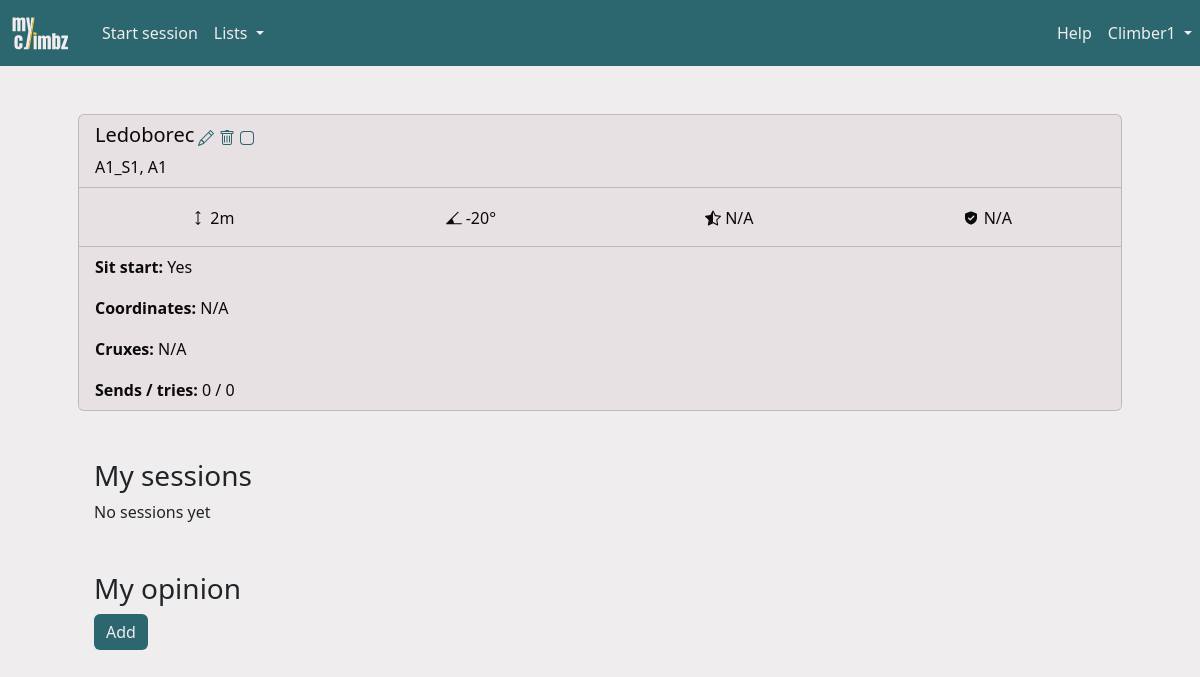
Before: /route/2 (signed in) with the older database file.
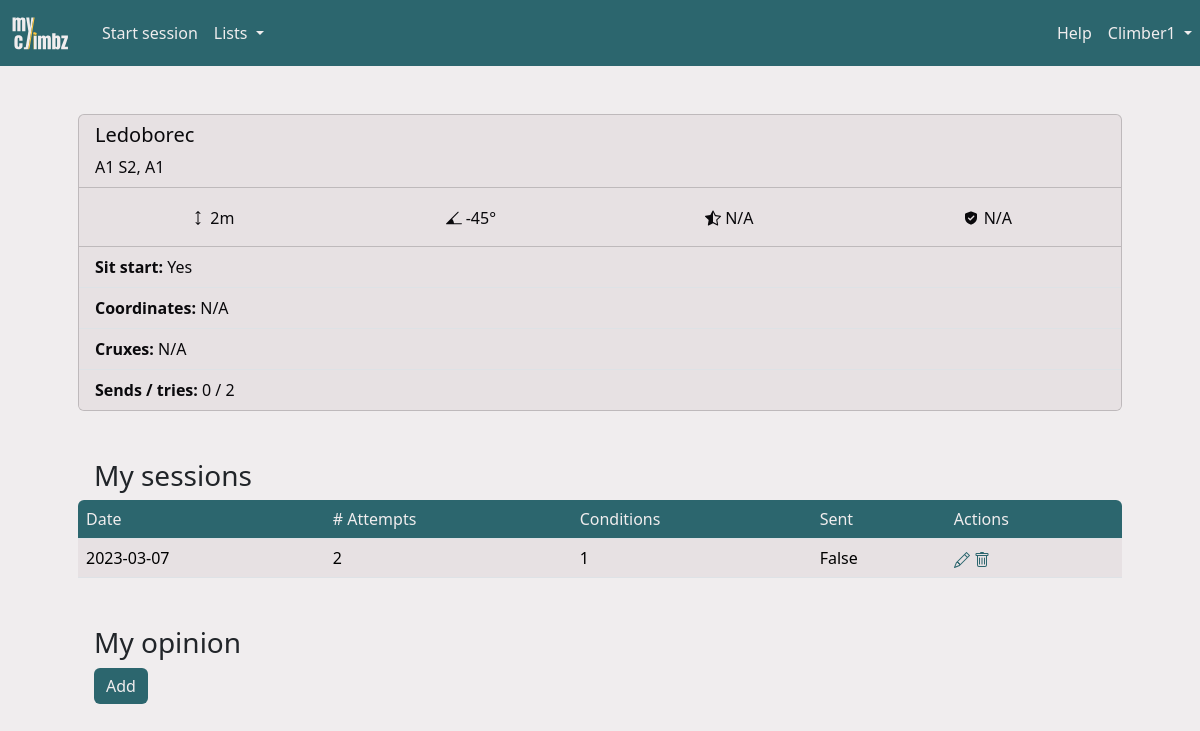
After: the same page with the newer database file.
### climbz/models/route.py (models this page shows, shortened)
class Route(db.Model):
    id = db.Column(db.Integer, primary_key=True)
    name = db.Column(db.String(200), nullable=False)
    created_by = db.Column(db.Integer, db.ForeignKey("climber.id"), nullable=False)
    latitude = db.Column(db.Float)
    longitude = db.Column(db.Float)
    comment = db.Column(db.Text)
    link = db.Column(db.String(300))
    sit_start = db.Column(db.Boolean, nullable=False, default=False)
    height = db.Column(db.Float, db.CheckConstraint("height >= 1"))
    inclination = ConstrainedInteger("inclination", -50, 90)
    sector_id = db.Column(db.Integer, db.ForeignKey("sector.id"))
    climbs = db.relationship("Climb", backref="route", cascade="all, delete")
    opinions = db.relationship("Opinion", backref="route", cascade="all, delete")
    UniqueConstraint(name, sector_id, name="unique_route_name_in_sector")
    @property
    def tried(self) -> bool:
        return any(
            climb.n_attempts > 0
            for climb in self.climbs
            if climb.session.climber_id == current_user.id
        )
    @property
    def is_project(self) -> bool:
        return self in current_user.projects
    @property
    def n_sends(self) -> int:
        climbers = list()
        for climb in self.climbs:
            if climb.sent and climb.session.climber_id not in climbers:
                climbers.append(climb.session.climber_id)
        return len(climbers)
    @property
    def n_climbers(self) -> int:
        climbers = list()
        for climb in self.climbs:
            if climb.session.climber_id not in climbers:
                climbers.append(climb.session.climber_id)
        return len(climbers)
    @property
    def consensus_level(self) -> int:
        level_counts = Counter(op.grade.level for op in self.opinions if op.grade)
        return level_counts.most_common(1)[0][0] if level_counts else None
    @property
    def consensus_grade(self) -> Grade:
        return Grade.query.filter_by(level=self.consensus_level).first()
    @property
    def consensus_grade_str(self) -> str:
        grade_scale = current_user.grade_scale
        return getattr(self.consensus_grade, grade_scale)
    @property
    def rating(self) -> float:
        ratings = [op.rating for op in self.opinions if op.rating is not None]
        return sum(ratings) / len(ratings) if ratings else None
    @property
    def landing(self) -> float:
        landings = [op.landing for op in self.opinions if op.landing is not None]
        return sum(landings) / len(landings) if landings else None
    @property
    def cruxes(self) -> list:
        crux_counts = Counter(crux.name for op in self.opinions for crux in op.cruxes)
        return [crux[0] for crux in crux_counts.most_common(3)]

### climbz/models/climb.py (models this page shows)
class Climb(db.Model):
    id = db.Column(db.Integer, primary_key=True)
    n_attempts = db.Column(db.Integer, default=0)
    sent = db.Column(db.Boolean, nullable=False)
    flashed = db.Column(db.Boolean, nullable=False)
    comment = db.Column(db.Text)
    link = db.Column(db.String(300))
    route_id = db.Column(db.Integer, db.ForeignKey("route.id"))
    session_id = db.Column(db.Integer, db.ForeignKey("climbing_session.id"))
    UniqueConstraint(route_id, session_id, name="unique_route_in_session")

### climbz/models/session.py (models this page shows)
class Session(db.Model):
    __tablename__ = "climbing_session"
    id = db.Column(db.Integer, primary_key=True)
    date = db.Column(db.Date, nullable=False, default=datetime.now().date())
    conditions = Rating("conditions")
    comment = db.Column(db.Text)
    climbs = db.relationship("Climb", backref="session", cascade="all, delete")
    area_id = db.Column(db.Integer, db.ForeignKey("area.id"))
    climber_id = db.Column(db.Integer, db.ForeignKey("climber.id"))
    UniqueConstraint(date, area_id, climber_id, name="unique_session")

### climbz/blueprints/routes/routes.py (the view)
@routes.route("/route/<int:route_id>")
def page_route(route_id: int) -> str:
    route = Route.query.get(route_id)
    return render("route.html", title=route.name, route=route)

### climbz/blueprints/utils.py (called while the page is built, shortened)
@login_required
def render(*args, **kwargs) -> str:
    kwargs["title"] = kwargs["title"]
    kwargs["error"] = flask_session.pop("error", None)
    kwargs["username"] = current_user.name
    kwargs["user_id"] = current_user.id
    kwargs["user_role"] = current_user.role
    kwargs["user_grade_scale"] = current_user.grade_scale
    session_id = flask_session.get("session_id", None)
    path = request.path
    if not path.startswith("/edit_") and not path.startswith("/add_"):
        flask_session["call_from_url"] = path
    return render_template(
        *args,
        **kwargs,
    )

### climbz/models/climber.py (called while the page is built)
@login_manager.user_loader
def load_climber(climber_id: int) -> Climber:
    return Climber.query.get(int(climber_id))

### run.py (called while the page is built, shortened)
@app.before_request
def check_request_validity():
    if not request.endpoint:
        return
    elif request.endpoint == "climbers.login" or "static" in request.endpoint:
        return
    elif not current_user.is_authenticated:
        return redirect(url_for("climbers.login"))

### climbz/templates/route.html (shortened to what the changed rows need)
{% import "macros.html" as macros %}
{% extends "main.html" %}
{% block content %}
<div class="container px-0 px-md-5 pb-2 mb-3 mt-md-5">
    {% if route.created_by == user_id  or user_role == 1 %}
    {% set actions = [
        { "icon": "edit", "url": url_for('routes.edit_route', route_id=route.id) },
        { "icon": "delete", "url": url_for('routes.delete_route', route_id=route.id) }
    ] %}
    {% if not route.tried %}
        {% if route.is_project %}
            {% set actions = actions + [{ "icon": "is_project", "url": url_for('climbers.delete_project', route_id=route.id) }] %}
        {% else %}
            {% set actions = actions + [{ "icon": "is_not_project", "url": url_for('climbers.add_project', route_id=route.id) }] %}
        {% endif %}
    {% endif %}
    {% else %}
    {% set actions = [] %}
    {% endif %}
    {{ macros.card({
        "header": {
            "title": route.name ~ " " ~ route.consensus_grade_str,
            "title_actions": actions,
            "subtitle": route.sector.name ~ ", " ~ route.sector.area.name
        },
        "body": {
            "facts": [
                    { "icon": "height", "value": route.height, "unit": "m" },
                    { "icon": "inclination", "value": route.inclination, "unit": "°" },
                    { "icon": "rating", "value": route.rating, "unit": "/5" },
                    { "icon": "landing", "value": route.landing, "unit": "/5" },
                ],
            "list": [
                {
                "prefix": "Sit start",
                "value": "Yes" if route.sit_start else "No"
                },
                {
                "prefix": "Coordinates",
                "value": route.latitude ~ ", " ~ route.longitude if route.latitude and route.longitude else "N/A"
                },
                {"prefix": "Cruxes", "value": route.cruxes|join(", ") if route.cruxes else "N/A"},
                {"prefix": "Sends / tries", "value": route.n_sends ~ " / " ~ route.n_climbers},
                {"value": route.comment if route.comment else ""},
            ]
        }
    }) }}
</div>
<div class="container px-0 px-md-5 py-2 my-3">
    <div>
        <h3 class="ms-3" style="display: inline-block">My sessions</h3>
    </div>
    {% if route.climbs|selectattr("session.climber_id", "equalto", user_id)|list|length > 0 %}
    <table id="content_table" class="table" data-sort-col="0" data-sort-order="desc">
        <thead>
            <tr>
                <th>Date</th>
                <th># Attempts</th>
                <th>Conditions</th>
                <th>Sent</th>
                <th>Actions</th>
            </tr>
        </thead>
        <tbody>
            {% for climb in route.climbs if climb.session.climber_id == user_id %}
            {% set onclick = "window.location=\"" + url_for('sessions.page_session', session_id=climb.session.id) +
            "\""
            %}
            {% if climb.sent %}
            <tr class="table-success">
                {% else %}
            <tr>
                {% endif %}
                <td onclick={{ onclick }}>{{ climb.session.date }}</td>
                <td onclick={{ onclick }}>{{ climb.n_attempts }}</td>
                <td onclick={{ onclick }}>{{ climb.session.conditions }}</td>
                <td onclick={{ onclick }}>{{ climb.sent }}</td>
                <td>
                    <a href="{{ url_for('climbs.edit_climb', climb_id=climb.id) }}">
                    </a>
                    <a href="{{ url_for('climbs.delete_climb', climb_id=climb.id) }}">
                    </a>
                </td>
            </tr>
            {% endfor %}
        </tbody>
    </table>
    {% else %}
    <p class="ms-3">No sessions yet</p>
    {% endif %}
</div>
{% endblock content %}

### climbz/templates/macros.html (shortened to what this page needs)
{% macro card(data) %}
<div class="card mb-3">
    <div class="card-header">
        <div class="row">
            <div class="col-sm">
                <h5 class="card-title" style="display: inline-block">{{ data['header']['title'] }}</h5>
                {% if data['header']['title_actions'] %}
                {% for action in data['header']['title_actions'] %}
                <a href="{{ action['url'] }}">
                    {% include 'icons/' ~ action['icon'] ~ '.html' %}
                </a>
                {% endfor %}
                {% endif %}
            </div>
            {% if data['header']['subtitle'] %}
                <span>{{ data['header']['subtitle'] }}</span>
            {% endif %}
        </div>
    </div>
    {% if data['body']['facts'] %}
    <div class="card-body">
        <div class="row">
            {% for fact in data['body']['facts'] %}
            <div class="col text-center" style="padding: 0">
                <span style="vertical-align: middle; display: inline-block;">
                </span>
                <span style="vertical-align: middle; display: inline-block;">
                    {% if fact['value'] is none %}
                        N/A
                    {% elif fact['value'] is float and fact['value'] % 1 == 0 %}
                        {{ fact['value']|int }}{{ fact['unit'] }}
                    {% else %}
                        {{ (fact['value']) }}{{ fact['unit'] }}
                    {% endif %}
                </span>
            </div>
            {% endfor %}
        </div>
    </div>
    {% endif %}
    {% if data['body']['list'] %}
    <ul class="list-group list-group-flush">
        {% for item in data['body']['list'] %}
            {% if 'prefix' in item or item['value']|length > 0 %}
                <li class="list-group-item">
                    {% if item['prefix'] %}
                    <b>{{ item['prefix'] }}:</b>
                    {% endif %}
                    {% if item['value'] %}
                    {{ item['value'] }}
                    {% endif %}
                </li>
            {% endif %}
        {% endfor %}
    </ul>
    {% endif %}
</div>
{% endmacro %}

Changed rows visible on the page:
changed Route "Ledoborec": inclination "-20" → "-45"
now on this page (row edited): Climb: session "2023-03-07", n_attempts "2", session.conditions "1", sent "False"
Other visible differences:
{{ data['header']['subtitle'] }}: "A1_S1, A1" → "A1 S2, A1"
new list line: "Sends / tries : 0 / 2"
text no longer shown: "No sessions yet"
text now shown: "Date # Attempts Conditions Sent Actions"
list line gone: "Sends / tries : 0 / 0"
